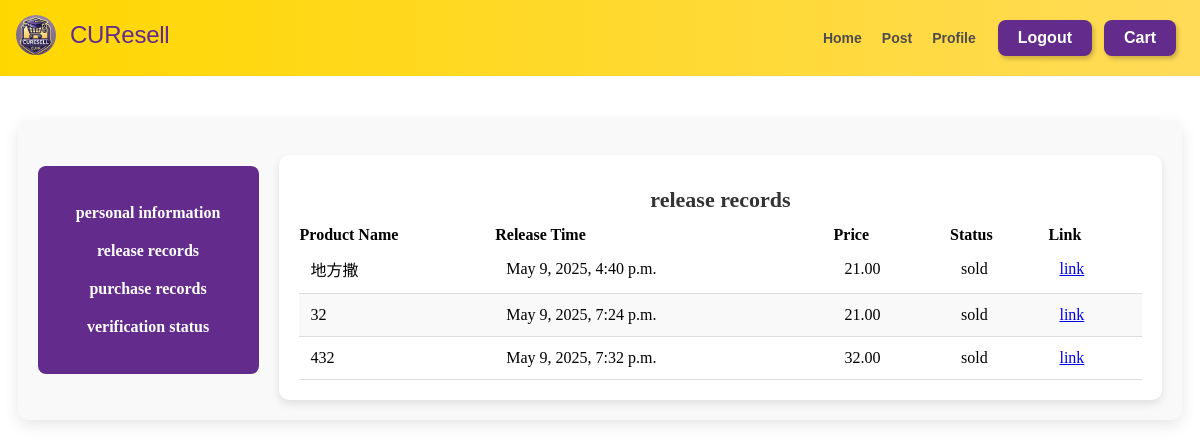
/release_records/ (signed in), run on an earlier commit of the app's database.
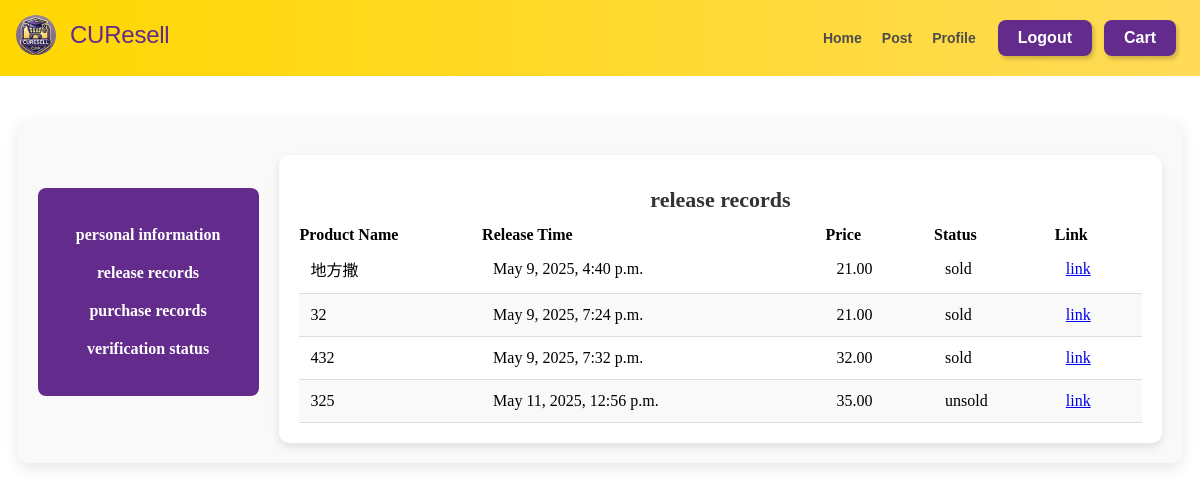
And on a later commit of the database.
### product/models.py (models this page shows, shortened)
class ProductInfo(models.Model):
    title = models.CharField(max_length=20)
    description = models.CharField(max_length=2000)
    picture = models.ImageField(upload_to='product')
    price = models.DecimalField(max_digits=10,decimal_places=2)
    posted_at = models.DateTimeField((u"Conversation Time"),  auto_now_add=True)
    isSold = models.BooleanField(default=False)
    seller = models.ForeignKey(UserInfo, on_delete=models.CASCADE, default='')
    product = ProdInfoManager()

### user/views.py (the view)
# urls.py: url(r'^release_records/$',views.release_records, name='release_records'),
def release_records(request):
    username = request.session.get('username')
    userinfo = UserInfo.objects.filter(username=username).first()
    if userinfo == None:
        context = { 'error_msg': 'please login first'}
        return render(request, 'release_records.html', context)
    else:
        all_products = ProductInfo.product.get_all()
        user_products=[]
        for product in all_products:
            if product.seller==userinfo:
                user_products.append(product)
        content={'products': user_products}
        return render(request, 'release_records.html', content)

### product/models.py (called while the page is built)
    def get_all(self):
        return super(ProdInfoManager, self).get_queryset()

### templates/release_records.html (shortened to what this page needs)
<!DOCTYPE html>
<html lang="en">
<head>
  <link rel="stylesheet" href="/static/css/post_prod.css">
  <link rel="stylesheet" href="/static/css/nav_bar.css">
  <link rel="stylesheet" href="/static/css/profile.css">
</head>
<body>
  {% include 'nav_bar.html' %}
    <div class="list">
      <div class="list_nav ">
          <ul class="list-group">
              <li class="list-group-item"><a onclick="goToProfile()">personal information</a></li>
              <li class="list-group-item"><a onclick="goToReleaseRecords()">release records</a></li>
              <li class="list-group-item"><a onclick="goToPurchaseRecords()">purchase records</a></li>
              <li class="list-group-item"><a onclick="goToVerification()">verification status</a></li>
          </ul>
      </div>
      <div class="list_body">
          <table class="table">
              <caption class="text-center">release records</caption>
                <thead>
                    <tr>
                        <th scope="col">Product Name</th>
                        <th scope="col">Release Time</th>
                        <th scope="col">Price</th>
                        <th scope="col">Status</th>
                        <th scope="col">Link</th>
                  <tbody>
                    {% for product in products %}
                    <tr>
                        <td>{{ product.title }}</td>
                        <td>{{ product.posted_at }}</td>
                        <td>{{ product.price }}</td>
                        {% if product.isSold %}
                          <td>sold</td>
                        {% else %}
                          <td>unsold</td>
                        {% endif %}
                        <td><a href="/detail/?title={{ product.title }}">link</a></td>
                    </tr>
                    {% endfor %}
                  </tbody>
              </table>
      </div>
  </div>
</body>
</html>

What changed in the data, as far as the page shows it:
added ProductInfo: title "325", posted_at "May 11, 2025, 12:56 p.m.", price "35.00", isSold "unsold"
